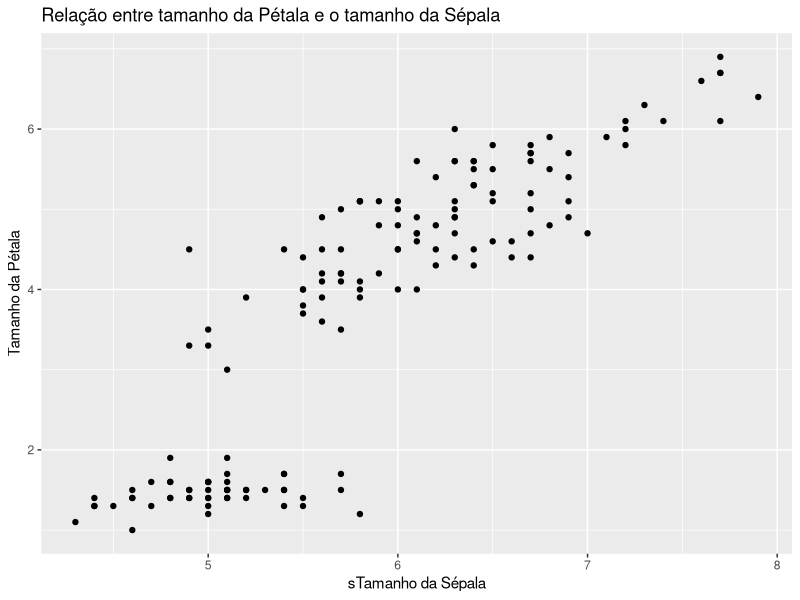

Write the R code that produced this figure.
## ---- chunk 1
library(dplyr)
library(ggplot2)
data("iris")
g1 <- ggplot(iris, aes(x = Sepal.Length, y = Petal.Length)) + 
geom_point() +
ggtitle("Relação entre tamanho da Pétala e o tamanho da Sépala") +
labs(x="sTamanho da Sépala", y="Tamanho da Pétala")
plot(g1)
## ---- chunk 2
data("cars")
library(xtable)
library(dplyr)
cars_by_cyl <- mtcars %>% group_by(cyl) %>%
                  summarise(media_mpg = mean(mpg, na.rm = TRUE)
                            )
tb_cars <- xtable(cars_by_cyl)
print.xtable(tb_cars,  type = 'latex')
